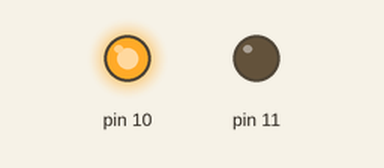
Bench run of a sketch on a simulated Arduino Uno, built with avr-gcc and run on an emulated ATmega328P. On the bench: output pins drawn as LEDs (lit = HIGH).

Above: at 0.1 s.
Timing chart, 0 to 1.6 s (numbered marks = the images above):
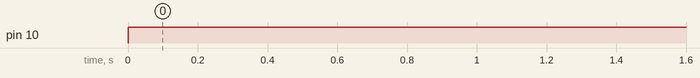

Measured:
- by itself, pin 10: LOW → HIGH at 0.00 s

The sketch:

basic_motor_test.ino
```cpp
void setup() {
  // put your setup code here, to run once:
  pinMode(10, OUTPUT);
  pinMode(11, OUTPUT);
}

void loop() {
  // put your main code here, to run repeatedly:
  digitalWrite(11,0);
  analogWrite(10,255);
}
```
